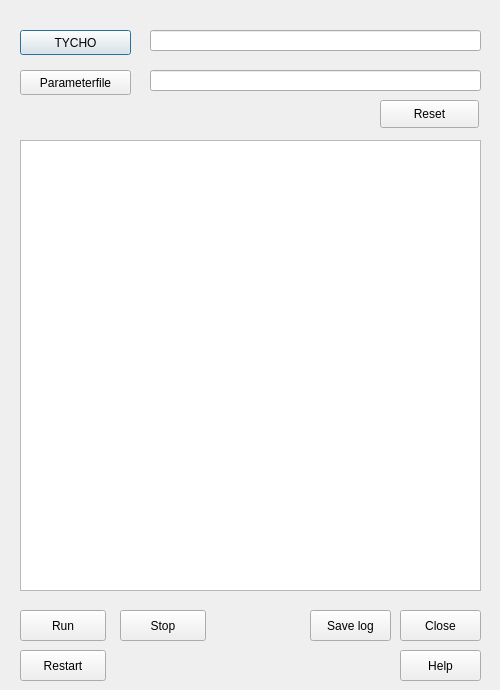
<?xml version="1.0" encoding="UTF-8"?>
<ui version="4.0">
 <class>local_simulation</class>
 <widget class="QDialog" name="local_simulation">
  <property name="geometry">
   <rect>
    <x>0</x>
    <y>0</y>
    <width>500</width>
    <height>690</height>
   </rect>
  </property>
  <property name="windowTitle">
   <string>Local Simulation</string>
  </property>
  <property name="windowIcon">
   <iconset>
    <normaloff>tycho_logo_klein.png</normaloff>tycho_logo_klein.png</iconset>
  </property>
  <widget class="QPushButton" name="tycho_exe">
   <property name="geometry">
    <rect>
     <x>20</x>
     <y>30</y>
     <width>111</width>
     <height>25</height>
    </rect>
   </property>
   <property name="text">
    <string>TYCHO</string>
   </property>
  </widget>
  <widget class="QPushButton" name="parameterfile">
   <property name="geometry">
    <rect>
     <x>20</x>
     <y>70</y>
     <width>111</width>
     <height>25</height>
    </rect>
   </property>
   <property name="text">
    <string>Parameterfile</string>
   </property>
  </widget>
  <widget class="QLineEdit" name="tycho_text">
   <property name="enabled">
    <bool>true</bool>
   </property>
   <property name="geometry">
    <rect>
     <x>150</x>
     <y>30</y>
     <width>331</width>
     <height>21</height>
    </rect>
   </property>
   <property name="readOnly">
    <bool>true</bool>
   </property>
  </widget>
  <widget class="QLineEdit" name="parameterfile_text">
   <property name="geometry">
    <rect>
     <x>150</x>
     <y>70</y>
     <width>331</width>
     <height>21</height>
    </rect>
   </property>
   <property name="readOnly">
    <bool>true</bool>
   </property>
  </widget>
  <widget class="QPushButton" name="run">
   <property name="geometry">
    <rect>
     <x>20</x>
     <y>610</y>
     <width>86</width>
     <height>31</height>
    </rect>
   </property>
   <property name="text">
    <string>Run</string>
   </property>
  </widget>
  <widget class="QTextBrowser" name="textBrowser">
   <property name="geometry">
    <rect>
     <x>20</x>
     <y>140</y>
     <width>461</width>
     <height>451</height>
    </rect>
   </property>
  </widget>
  <widget class="QPushButton" name="stop">
   <property name="geometry">
    <rect>
     <x>120</x>
     <y>610</y>
     <width>86</width>
     <height>31</height>
    </rect>
   </property>
   <property name="text">
    <string>Stop</string>
   </property>
  </widget>
  <widget class="QPushButton" name="close">
   <property name="geometry">
    <rect>
     <x>400</x>
     <y>610</y>
     <width>81</width>
     <height>31</height>
    </rect>
   </property>
   <property name="text">
    <string>Close</string>
   </property>
  </widget>
  <widget class="QPushButton" name="restart">
   <property name="geometry">
    <rect>
     <x>20</x>
     <y>650</y>
     <width>86</width>
     <height>31</height>
    </rect>
   </property>
   <property name="text">
    <string>Restart</string>
   </property>
  </widget>
  <widget class="QPushButton" name="savelog">
   <property name="geometry">
    <rect>
     <x>310</x>
     <y>610</y>
     <width>81</width>
     <height>31</height>
    </rect>
   </property>
   <property name="text">
    <string>Save log</string>
   </property>
  </widget>
  <widget class="QPushButton" name="reset">
   <property name="geometry">
    <rect>
     <x>380</x>
     <y>100</y>
     <width>99</width>
     <height>28</height>
    </rect>
   </property>
   <property name="text">
    <string>Reset</string>
   </property>
  </widget>
  <widget class="QPushButton" name="Help">
   <property name="geometry">
    <rect>
     <x>400</x>
     <y>650</y>
     <width>81</width>
     <height>31</height>
    </rect>
   </property>
   <property name="text">
    <string>Help</string>
   </property>
  </widget>
 </widget>
 <tabstops>
  <tabstop>tycho_exe</tabstop>
  <tabstop>tycho_text</tabstop>
  <tabstop>parameterfile</tabstop>
  <tabstop>parameterfile_text</tabstop>
  <tabstop>textBrowser</tabstop>
  <tabstop>run</tabstop>
  <tabstop>stop</tabstop>
  <tabstop>restart</tabstop>
  <tabstop>savelog</tabstop>
  <tabstop>close</tabstop>
 </tabstops>
 <resources/>
 <connections/>
</ui>
